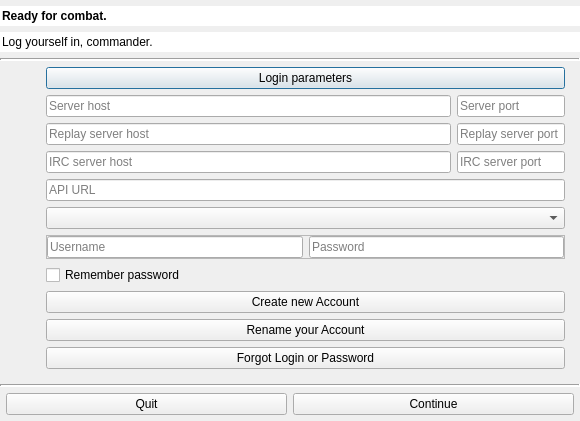
<?xml version="1.0" encoding="UTF-8"?>
<ui version="4.0">
 <class>LoginDialog</class>
 <widget class="QDialog" name="LoginDialog">
  <property name="geometry">
   <rect>
    <x>0</x>
    <y>0</y>
    <width>580</width>
    <height>419</height>
   </rect>
  </property>
  <property name="sizePolicy">
   <sizepolicy hsizetype="Minimum" vsizetype="Minimum">
    <horstretch>0</horstretch>
    <verstretch>0</verstretch>
   </sizepolicy>
  </property>
  <property name="windowTitle">
   <string>Login</string>
  </property>
  <property name="styleSheet">
   <string notr="true"/>
  </property>
  <property name="sizeGripEnabled">
   <bool>false</bool>
  </property>
  <property name="modal">
   <bool>true</bool>
  </property>
  <layout class="QVBoxLayout" name="verticalLayout">
   <property name="spacing">
    <number>0</number>
   </property>
   <property name="leftMargin">
    <number>0</number>
   </property>
   <property name="topMargin">
    <number>0</number>
   </property>
   <property name="rightMargin">
    <number>0</number>
   </property>
   <property name="bottomMargin">
    <number>0</number>
   </property>
   <item>
    <widget class="QWidget" name="header" native="true">
     <property name="sizePolicy">
      <sizepolicy hsizetype="Preferred" vsizetype="Fixed">
       <horstretch>0</horstretch>
       <verstretch>0</verstretch>
      </sizepolicy>
     </property>
     <property name="cursor">
      <cursorShape>ArrowCursor</cursorShape>
     </property>
     <property name="styleSheet">
      <string notr="true"/>
     </property>
     <layout class="QVBoxLayout" name="verticalLayout_2">
      <property name="leftMargin">
       <number>0</number>
      </property>
      <property name="topMargin">
       <number>6</number>
      </property>
      <property name="rightMargin">
       <number>0</number>
      </property>
      <property name="bottomMargin">
       <number>6</number>
      </property>
      <item alignment="Qt::AlignTop">
       <widget class="QLineEdit" name="headerTop">
        <property name="font">
         <font>
          <weight>75</weight>
          <bold>true</bold>
         </font>
        </property>
        <property name="cursor">
         <cursorShape>ArrowCursor</cursorShape>
        </property>
        <property name="focusPolicy">
         <enum>Qt::NoFocus</enum>
        </property>
        <property name="contextMenuPolicy">
         <enum>Qt::NoContextMenu</enum>
        </property>
        <property name="acceptDrops">
         <bool>false</bool>
        </property>
        <property name="text">
         <string>Ready for combat.</string>
        </property>
        <property name="frame">
         <bool>false</bool>
        </property>
        <property name="readOnly">
         <bool>true</bool>
        </property>
       </widget>
      </item>
      <item alignment="Qt::AlignTop">
       <widget class="QLineEdit" name="headerBottom">
        <property name="cursor">
         <cursorShape>ArrowCursor</cursorShape>
        </property>
        <property name="mouseTracking">
         <bool>false</bool>
        </property>
        <property name="focusPolicy">
         <enum>Qt::NoFocus</enum>
        </property>
        <property name="contextMenuPolicy">
         <enum>Qt::NoContextMenu</enum>
        </property>
        <property name="text">
         <string>Log yourself in, commander.</string>
        </property>
        <property name="frame">
         <bool>false</bool>
        </property>
        <property name="readOnly">
         <bool>true</bool>
        </property>
       </widget>
      </item>
     </layout>
    </widget>
   </item>
   <item>
    <widget class="Line" name="line">
     <property name="lineWidth">
      <number>2</number>
     </property>
     <property name="orientation">
      <enum>Qt::Horizontal</enum>
     </property>
    </widget>
   </item>
   <item>
    <widget class="QWidget" name="mainWidget" native="true">
     <property name="sizePolicy">
      <sizepolicy hsizetype="Preferred" vsizetype="Preferred">
       <horstretch>0</horstretch>
       <verstretch>0</verstretch>
      </sizepolicy>
     </property>
     <layout class="QHBoxLayout" name="horizontalLayout_2">
      <property name="topMargin">
       <number>0</number>
      </property>
      <item>
       <widget class="QWidget" name="_splashSide" native="true">
        <property name="sizePolicy">
         <sizepolicy hsizetype="Preferred" vsizetype="Preferred">
          <horstretch>0</horstretch>
          <verstretch>0</verstretch>
         </sizepolicy>
        </property>
        <layout class="QVBoxLayout" name="verticalLayout_4">
         <item>
          <widget class="QLabel" name="splash">
           <property name="sizePolicy">
            <sizepolicy hsizetype="Fixed" vsizetype="Fixed">
             <horstretch>0</horstretch>
             <verstretch>0</verstretch>
            </sizepolicy>
           </property>
           <property name="text">
            <string/>
           </property>
           <property name="scaledContents">
            <bool>false</bool>
           </property>
          </widget>
         </item>
         <item>
          <spacer name="verticalSpacer_2">
           <property name="orientation">
            <enum>Qt::Vertical</enum>
           </property>
           <property name="sizeHint" stdset="0">
            <size>
             <width>0</width>
             <height>0</height>
            </size>
           </property>
          </spacer>
         </item>
        </layout>
       </widget>
      </item>
      <item>
       <widget class="QWidget" name="widget_4" native="true">
        <property name="sizePolicy">
         <sizepolicy hsizetype="Preferred" vsizetype="Expanding">
          <horstretch>0</horstretch>
          <verstretch>0</verstretch>
         </sizepolicy>
        </property>
        <layout class="QVBoxLayout" name="verticalLayout_3">
         <property name="spacing">
          <number>6</number>
         </property>
         <property name="leftMargin">
          <number>6</number>
         </property>
         <property name="topMargin">
          <number>6</number>
         </property>
         <property name="rightMargin">
          <number>6</number>
         </property>
         <property name="bottomMargin">
          <number>6</number>
         </property>
         <item>
          <widget class="QPushButton" name="extraOptionsToggle">
           <property name="sizePolicy">
            <sizepolicy hsizetype="Expanding" vsizetype="Fixed">
             <horstretch>0</horstretch>
             <verstretch>0</verstretch>
            </sizepolicy>
           </property>
           <property name="text">
            <string>Login parameters</string>
           </property>
          </widget>
         </item>
         <item>
          <widget class="QFrame" name="extraOptionsFrame">
           <property name="hidden" stdset="0">
            <bool>true</bool>
           </property>
           <layout class="QGridLayout" name="extraOptionsLayout" columnstretch="2,0">
            <property name="leftMargin">
             <number>0</number>
            </property>
            <property name="topMargin">
             <number>0</number>
            </property>
            <property name="rightMargin">
             <number>0</number>
            </property>
            <property name="bottomMargin">
             <number>0</number>
            </property>
            <item row="0" column="1">
             <widget class="QLineEdit" name="serverPortField">
              <property name="sizePolicy">
               <sizepolicy hsizetype="Preferred" vsizetype="Fixed">
                <horstretch>0</horstretch>
                <verstretch>0</verstretch>
               </sizepolicy>
              </property>
              <property name="placeholderText">
               <string>Server port</string>
              </property>
             </widget>
            </item>
            <item row="4" column="0" colspan="2">
             <widget class="QComboBox" name="environmentBox"/>
            </item>
            <item row="1" column="0">
             <widget class="QLineEdit" name="replayServerHostField">
              <property name="placeholderText">
               <string>Replay server host</string>
              </property>
             </widget>
            </item>
            <item row="3" column="0" colspan="2">
             <widget class="QLineEdit" name="apiURLField">
              <property name="placeholderText">
               <string>API URL</string>
              </property>
             </widget>
            </item>
            <item row="2" column="1">
             <widget class="QLineEdit" name="ircServerPortField">
              <property name="sizePolicy">
               <sizepolicy hsizetype="Preferred" vsizetype="Fixed">
                <horstretch>0</horstretch>
                <verstretch>0</verstretch>
               </sizepolicy>
              </property>
              <property name="placeholderText">
               <string>IRC server port</string>
              </property>
             </widget>
            </item>
            <item row="2" column="0">
             <widget class="QLineEdit" name="ircServerHostField">
              <property name="placeholderText">
               <string>IRC server host</string>
              </property>
             </widget>
            </item>
            <item row="0" column="0">
             <widget class="QLineEdit" name="serverHostField">
              <property name="placeholderText">
               <string>Server host</string>
              </property>
             </widget>
            </item>
            <item row="1" column="1">
             <widget class="QLineEdit" name="replayServerPortField">
              <property name="sizePolicy">
               <sizepolicy hsizetype="Preferred" vsizetype="Fixed">
                <horstretch>0</horstretch>
                <verstretch>0</verstretch>
               </sizepolicy>
              </property>
              <property name="placeholderText">
               <string>Replay server port</string>
              </property>
             </widget>
            </item>
           </layout>
          </widget>
         </item>
         <item>
          <widget class="QFrame" name="credentialsFrame">
           <property name="frameShape">
            <enum>QFrame::StyledPanel</enum>
           </property>
           <property name="frameShadow">
            <enum>QFrame::Raised</enum>
           </property>
           <layout class="QGridLayout" name="credentialsLayout" columnstretch="0,0,0">
            <property name="leftMargin">
             <number>0</number>
            </property>
            <property name="topMargin">
             <number>0</number>
            </property>
            <property name="rightMargin">
             <number>0</number>
            </property>
            <property name="bottomMargin">
             <number>0</number>
            </property>
            <item row="0" column="1">
             <widget class="QLineEdit" name="passwordField">
              <property name="text">
               <string/>
              </property>
              <property name="echoMode">
               <enum>QLineEdit::Password</enum>
              </property>
              <property name="placeholderText">
               <string>Password</string>
              </property>
             </widget>
            </item>
            <item row="0" column="0">
             <widget class="QLineEdit" name="userNameField">
              <property name="text">
               <string/>
              </property>
              <property name="placeholderText">
               <string>Username</string>
              </property>
             </widget>
            </item>
           </layout>
          </widget>
         </item>
         <item>
          <widget class="QCheckBox" name="rememberCheckbox">
           <property name="text">
            <string>Remember password</string>
           </property>
          </widget>
         </item>
         <item>
          <widget class="QPushButton" name="newAccountButton">
           <property name="text">
            <string>Create new Account</string>
           </property>
          </widget>
         </item>
         <item>
          <widget class="QPushButton" name="renameAccountButton">
           <property name="text">
            <string>Rename your Account</string>
           </property>
          </widget>
         </item>
         <item>
          <widget class="QPushButton" name="forgotPasswordButton">
           <property name="text">
            <string>Forgot Login or Password</string>
           </property>
          </widget>
         </item>
        </layout>
       </widget>
      </item>
     </layout>
    </widget>
   </item>
   <item>
    <spacer name="verticalSpacer">
     <property name="orientation">
      <enum>Qt::Vertical</enum>
     </property>
     <property name="sizeType">
      <enum>QSizePolicy::Expanding</enum>
     </property>
     <property name="sizeHint" stdset="0">
      <size>
       <width>0</width>
       <height>0</height>
      </size>
     </property>
    </spacer>
   </item>
   <item>
    <widget class="Line" name="line_2">
     <property name="lineWidth">
      <number>2</number>
     </property>
     <property name="orientation">
      <enum>Qt::Horizontal</enum>
     </property>
    </widget>
   </item>
   <item>
    <widget class="QWidget" name="quitLoginWidget" native="true">
     <property name="sizePolicy">
      <sizepolicy hsizetype="Preferred" vsizetype="Fixed">
       <horstretch>0</horstretch>
       <verstretch>0</verstretch>
      </sizepolicy>
     </property>
     <layout class="QHBoxLayout" name="horizontalLayout">
      <property name="spacing">
       <number>6</number>
      </property>
      <property name="leftMargin">
       <number>6</number>
      </property>
      <property name="topMargin">
       <number>6</number>
      </property>
      <property name="rightMargin">
       <number>6</number>
      </property>
      <property name="bottomMargin">
       <number>6</number>
      </property>
      <item>
       <widget class="QPushButton" name="quitButton">
        <property name="text">
         <string>Quit</string>
        </property>
       </widget>
      </item>
      <item>
       <widget class="QPushButton" name="loginButton">
        <property name="text">
         <string>Continue</string>
        </property>
       </widget>
      </item>
     </layout>
    </widget>
   </item>
  </layout>
 </widget>
 <tabstops>
  <tabstop>loginButton</tabstop>
  <tabstop>extraOptionsToggle</tabstop>
  <tabstop>serverHostField</tabstop>
  <tabstop>serverPortField</tabstop>
  <tabstop>replayServerHostField</tabstop>
  <tabstop>replayServerPortField</tabstop>
  <tabstop>ircServerHostField</tabstop>
  <tabstop>ircServerPortField</tabstop>
  <tabstop>apiURLField</tabstop>
  <tabstop>environmentBox</tabstop>
  <tabstop>rememberCheckbox</tabstop>
  <tabstop>newAccountButton</tabstop>
  <tabstop>renameAccountButton</tabstop>
  <tabstop>forgotPasswordButton</tabstop>
  <tabstop>quitButton</tabstop>
 </tabstops>
 <resources/>
 <connections/>
 <slots>
  <slot>on_accepted()</slot>
  <slot>on_new_account()</slot>
  <slot>on_rename_account()</slot>
  <slot>on_steamlink_account()</slot>
  <slot>on_forgot_password()</slot>
  <slot>on_bugreport()</slot>
  <slot>on_remember_checked(bool)</slot>
  <slot>on_request_quit()</slot>
 </slots>
</ui>
